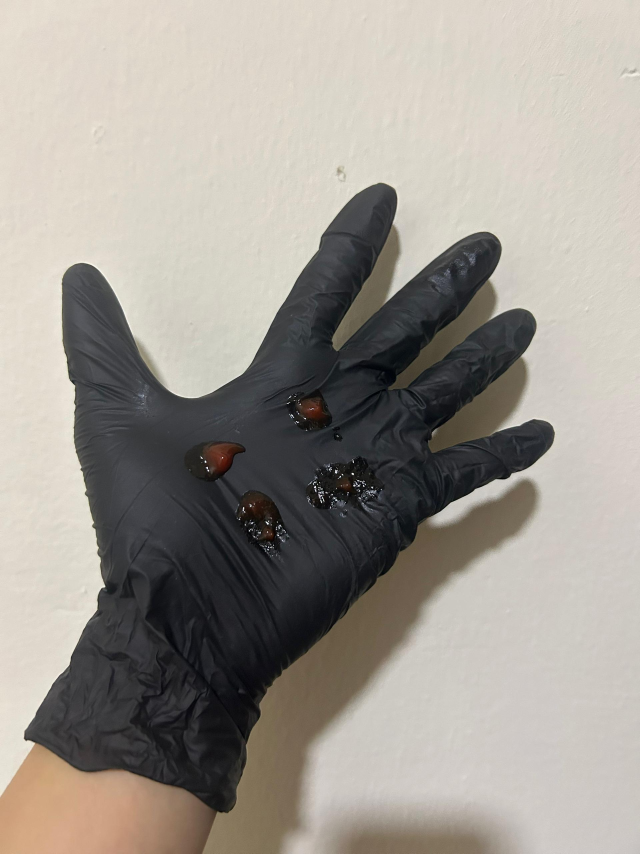
#> input picture Images/Nitrile/stain_10.jpg, 1920 x 2560 px, found by its file name (shown at 1/3 size)
$ jupyter execute color_range_detector.ipynb
#> lines starting #> are read from the running program, lines starting #| are printed output that depends on the picture; after the words box and inside, x2 and y2 are one past the last pixel; in counts of white or black regions, pixels touching at a corner belong together
Necessary Libraries

[cell 1]
import matplotlib.pyplot as plt
import numpy as np
import cv2 as cv
from skimage.color import rgb2hsv

Hue color palette finder for RESIZE IMAGE (does use cv2.resize from cv2 function)

[cell 2]
def visualize_hsv_channels(image):
    # hsv_image = cv.cvtColor(image, cv.COLOR_BGR2HSV)
    hsv_image = rgb2hsv(image)

    fig, ax = plt.subplots(1, 3, figsize=(12, 4))
    channel_titles = ['Hue', 'Saturation', 'Value']
    for i, title in enumerate(channel_titles):
        ax[i].imshow(hsv_image[..., i], cmap='gray')
        ax[i].set_title(title)

    fig.colorbar(ax[0].imshow(hsv_image[..., 0], cmap='gray'))
    fig.tight_layout()

    plt.show()

def visualize_hsv_colormap(image):
    # hsv_image = cv.cvtColor(image, cv.COLOR_BGR2HSV)
    hsv_image = rgb2hsv(image)

    fig, ax = plt.subplots(1, 3, figsize=(15, 5))
    channel_titles = ['Hue', 'Transparency', 'Value']
    for i, title in enumerate(channel_titles):
        ax[i].imshow(hsv_image[..., i], cmap='hsv')
        ax[i].set_title(title)

    fig.colorbar(ax[0].imshow(hsv_image[..., 0], cmap='hsv'))
    fig.tight_layout()

    plt.show()

# Load the image and visualize the HSV channels
image = cv.imread("D:\\OneDrive - Asia Pacific University\\Degree Year 3\\Image Processing, Computer Vision and Pattern Recognition\\Assignment\\Source Code\\Glove-Defect-Detection-System\\Images\\Nitrile\\stain_10.jpg")
#> image is the input picture: shape (2560, 1920, 3); mean B, G, R 145.4, 153, 158.5
new_img = cv.resize(image, None, fx=0.2, fy=0.2)
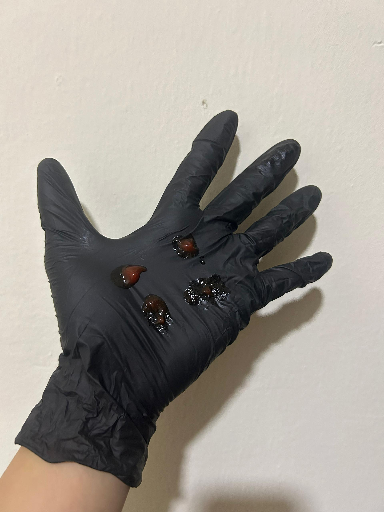
#> new_img: shape (512, 384, 3); mean B, G, R 145.4, 153, 158.5
visualize_hsv_channels(new_img)
#> in visualize_hsv_channels, `hsv_image = rgb2hsv(image)`: hsv_image: shape (512, 384, 3) float64; mean of channels 0, 1, 2 0.443, 0.111, 0.627
#> in visualize_hsv_channels, `plt.show()`:
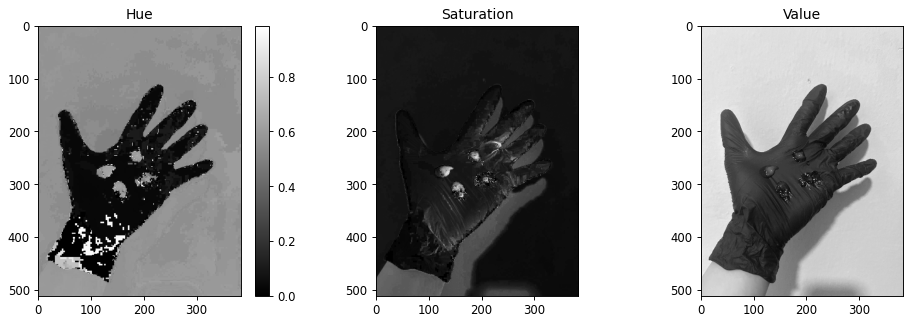
#> figure drawn by matplotlib, 4 panels
visualize_hsv_colormap(new_img)
#> in visualize_hsv_colormap, `plt.show()`:
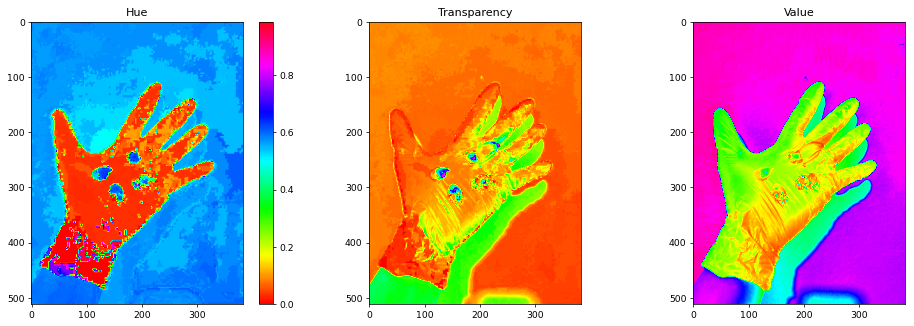
#> figure drawn by matplotlib, 4 panels

Method to test whether, stain are segmented properly (RESIZED IMAGE ONLY)

[cell 3]
import cv2
import numpy as np

def apply_mask(lower_hue, upper_hue, saturation_threshold):
    image = cv2.imread("C:\\Users\\JJ\\OneDrive\\Desktop\\Glove-Defect-Detection-System\\Images\\Latex\\missing_finger.jpg")
    new_img = cv2.resize(image, None, fx=0.2, fy=0.2)
    hsv_image = cv2.cvtColor(new_img, cv2.COLOR_BGR2HSV)

    lower_mask = hsv_image[..., 0] > lower_hue
    upper_mask = hsv_image[..., 0] < upper_hue
    saturation_mask = hsv_image[..., 1] > saturation_threshold

    mask = np.logical_and.reduce((lower_mask, upper_mask, saturation_mask))
    masked_image = new_img * np.expand_dims(mask, axis=2)

    cv2.imshow("Masked Image", masked_image)
    cv2.waitKey(0)
    cv2.destroyAllWindows()

apply_mask(85, 105, 90)
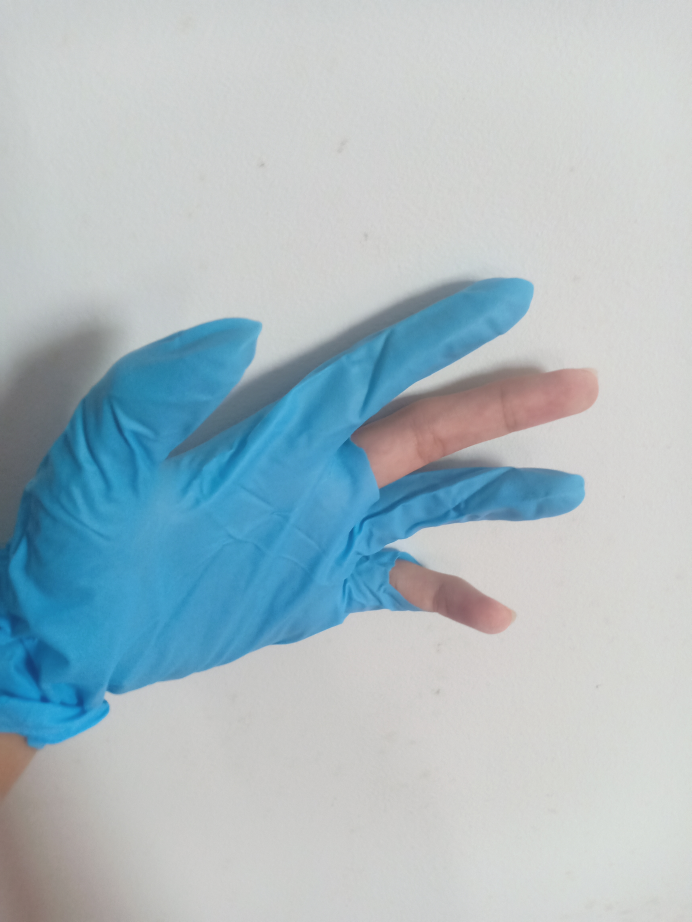
#> input picture Images/Latex/missing_finger.jpg, 3456 x 4608 px, found by its file name (shown at 1/5 size)
#> in apply_mask, image is the input picture: shape (4608, 3456, 3); mean B, G, R 194.7, 187.6, 170.6
#> in apply_mask, `new_img = cv2.resize(image, None, fx=0.2, fy=0.2)`:
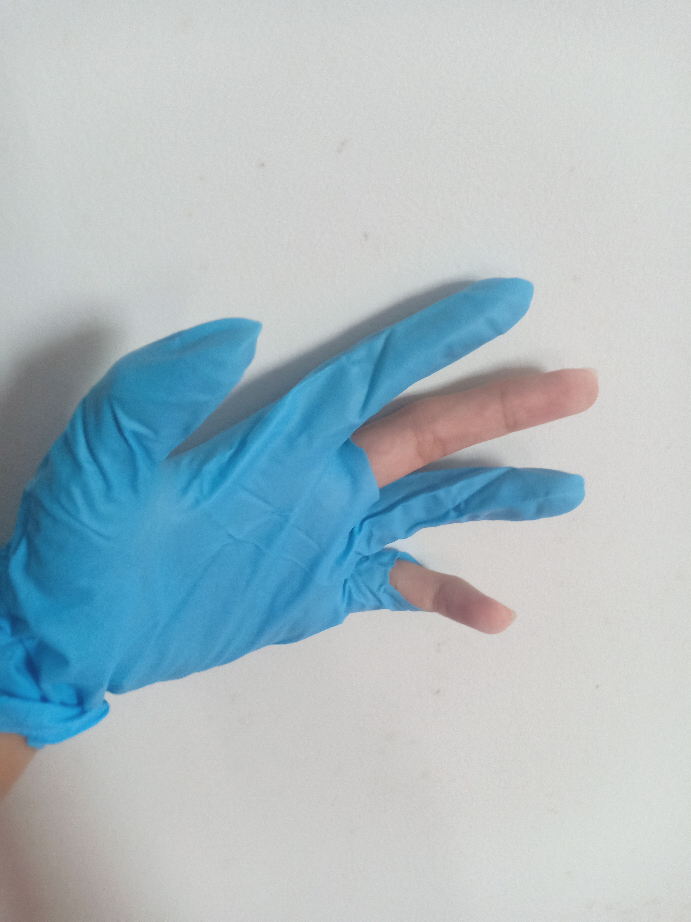
#> new_img: shape (922, 691, 3); mean B, G, R 194.7, 187.6, 170.6
#> in apply_mask, `hsv_image = cv2.cvtColor(new_img, cv2.COLOR_BGR2HSV)`: hsv_image: shape (922, 691, 3); mean H, S, V 62.3, 42.2, 197.9
#> in apply_mask, `lower_mask = hsv_image[..., 0] > lower_hue`:
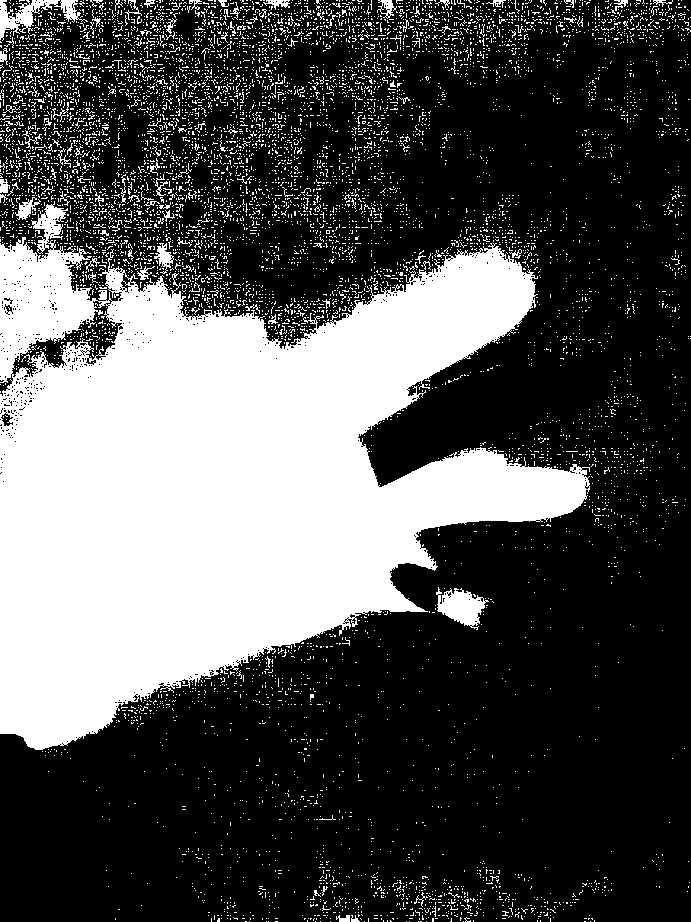
#> lower_mask: shape (922, 691) bool; 32% white; 8383 white regions (8266 under 20 px), largest, box (x1, y1, x2, y2) and area: (0, 201, 590, 750) 173710, (436, 587, 489, 630) 1216, (0, 0, 88, 41) 1206
#> in apply_mask, `upper_mask = hsv_image[..., 0] < upper_hue`:
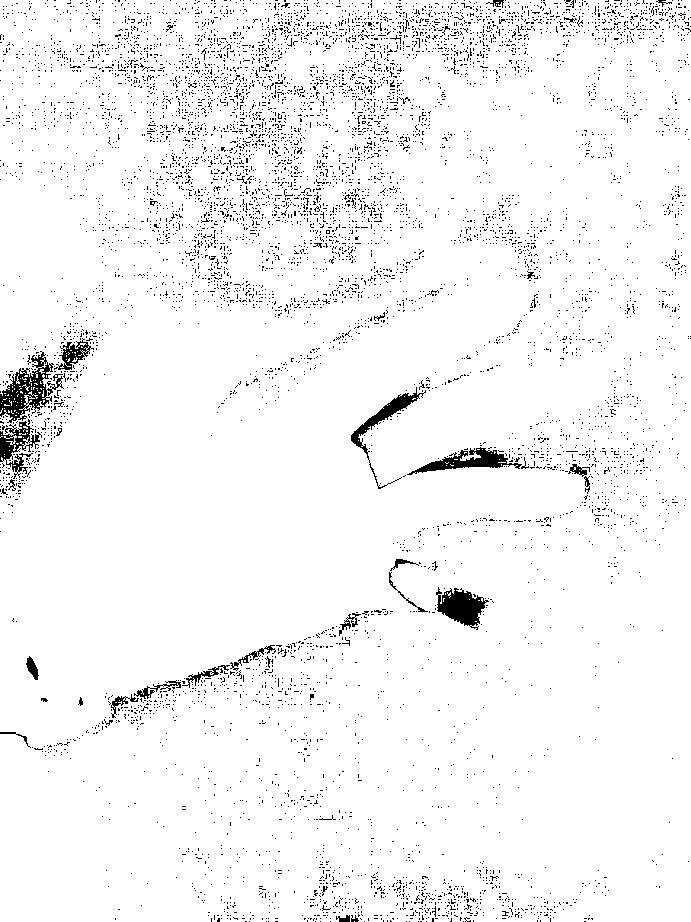
#> upper_mask: shape (922, 691) bool; 96% white; black in thin lines or dots
#> in apply_mask, `saturation_mask = hsv_image[..., 1] > saturation_threshold`:
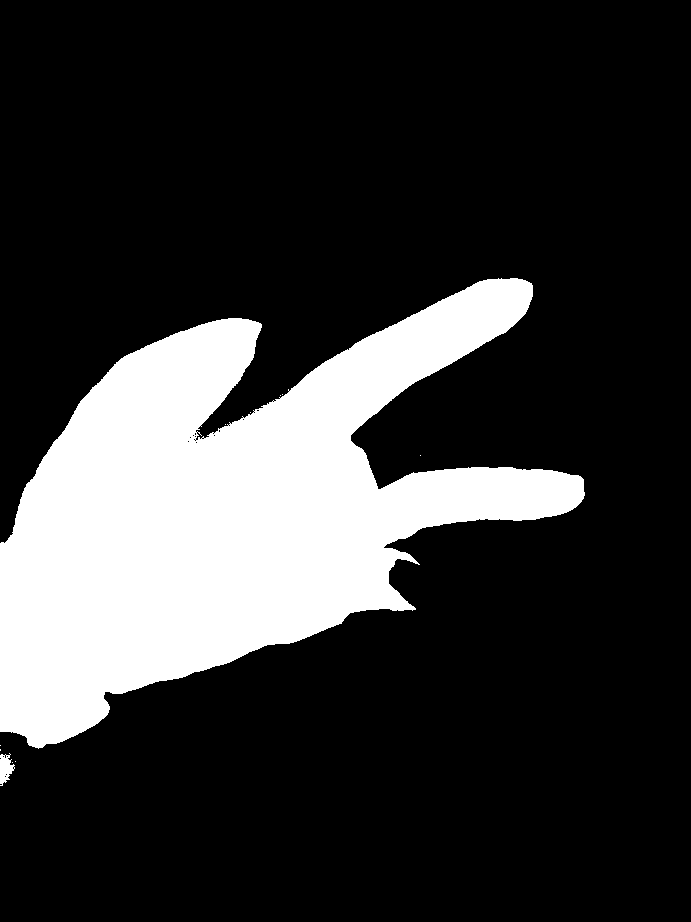
#> saturation_mask: shape (922, 691) bool; 20.8% white; 11 white regions (9 under 20 px), largest, box (x1, y1, x2, y2) and area: (0, 278, 585, 749) 132356, (0, 753, 15, 786) 300
#> in apply_mask, `mask = np.logical_and.reduce((lower_mask, upper_mask, saturation_mask))`: mask: shape (922, 691) bool; 20.7% white; 6 white regions (5 under 20 px), largest, box (x1, y1, x2, y2) and area: (0, 278, 585, 749) 132099
#> in apply_mask, `masked_image = new_img * np.expand_dims(mask, axis=2)`:
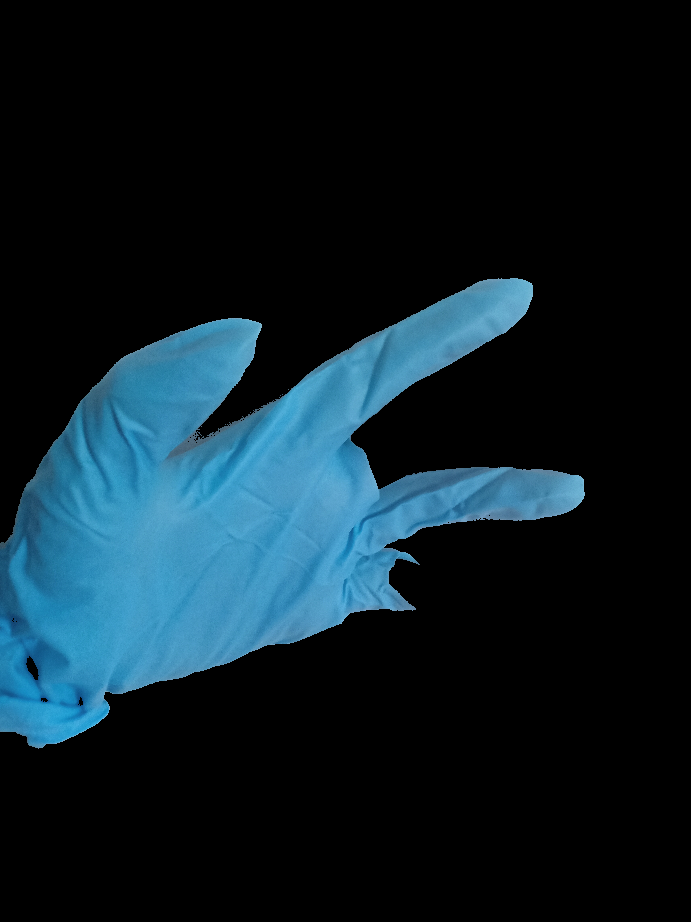
#> masked_image: shape (922, 691, 3); mean B, G, R 37.8, 29.4, 12.4
